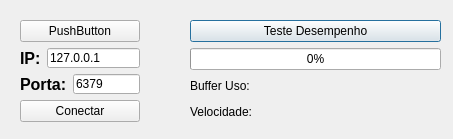
<?xml version="1.0" encoding="UTF-8"?>
<ui version="4.0">
 <class>RedisConnection</class>
 <widget class="QDialog" name="RedisConnection">
  <property name="geometry">
   <rect>
    <x>0</x>
    <y>0</y>
    <width>453</width>
    <height>139</height>
   </rect>
  </property>
  <property name="windowTitle">
   <string>Dialog</string>
  </property>
  <widget class="QWidget" name="layoutWidget">
   <property name="geometry">
    <rect>
     <x>190</x>
     <y>20</y>
     <width>251</width>
     <height>101</height>
    </rect>
   </property>
   <layout class="QVBoxLayout" name="verticalLayout_4">
    <item>
     <widget class="QPushButton" name="startButton">
      <property name="text">
       <string>Teste Desempenho</string>
      </property>
     </widget>
    </item>
    <item>
     <widget class="QProgressBar" name="bufferBar">
      <property name="value">
       <number>0</number>
      </property>
     </widget>
    </item>
    <item>
     <widget class="QLabel" name="bufferLabel">
      <property name="text">
       <string>Buffer Uso:</string>
      </property>
     </widget>
    </item>
    <item>
     <widget class="QLabel" name="speedLabel">
      <property name="text">
       <string>Velocidade:</string>
      </property>
     </widget>
    </item>
   </layout>
  </widget>
  <widget class="QWidget" name="">
   <property name="geometry">
    <rect>
     <x>20</x>
     <y>20</y>
     <width>120</width>
     <height>102</height>
    </rect>
   </property>
   <layout class="QVBoxLayout" name="verticalLayout_3">
    <item>
     <widget class="QPushButton" name="pbIsConnected">
      <property name="text">
       <string>PushButton</string>
      </property>
     </widget>
    </item>
    <item>
     <layout class="QVBoxLayout" name="verticalLayout_2">
      <item>
       <layout class="QVBoxLayout" name="verticalLayout">
        <item>
         <layout class="QHBoxLayout" name="horizontalLayout">
          <item>
           <widget class="QLabel" name="lbIP">
            <property name="font">
             <font>
              <pointsize>12</pointsize>
              <bold>true</bold>
             </font>
            </property>
            <property name="text">
             <string>IP:</string>
            </property>
           </widget>
          </item>
          <item>
           <widget class="QLineEdit" name="leIP">
            <property name="text">
             <string>127.0.0.1</string>
            </property>
           </widget>
          </item>
         </layout>
        </item>
        <item>
         <layout class="QHBoxLayout" name="horizontalLayout_2">
          <item>
           <widget class="QLabel" name="lbIP_2">
            <property name="font">
             <font>
              <pointsize>12</pointsize>
              <bold>true</bold>
             </font>
            </property>
            <property name="text">
             <string>Porta:</string>
            </property>
           </widget>
          </item>
          <item>
           <widget class="QLineEdit" name="lineEdit_2">
            <property name="text">
             <string>6379</string>
            </property>
           </widget>
          </item>
         </layout>
        </item>
       </layout>
      </item>
      <item>
       <widget class="QPushButton" name="pbConectarRedis">
        <property name="text">
         <string>Conectar</string>
        </property>
       </widget>
      </item>
     </layout>
    </item>
   </layout>
  </widget>
 </widget>
 <resources/>
 <connections/>
</ui>
